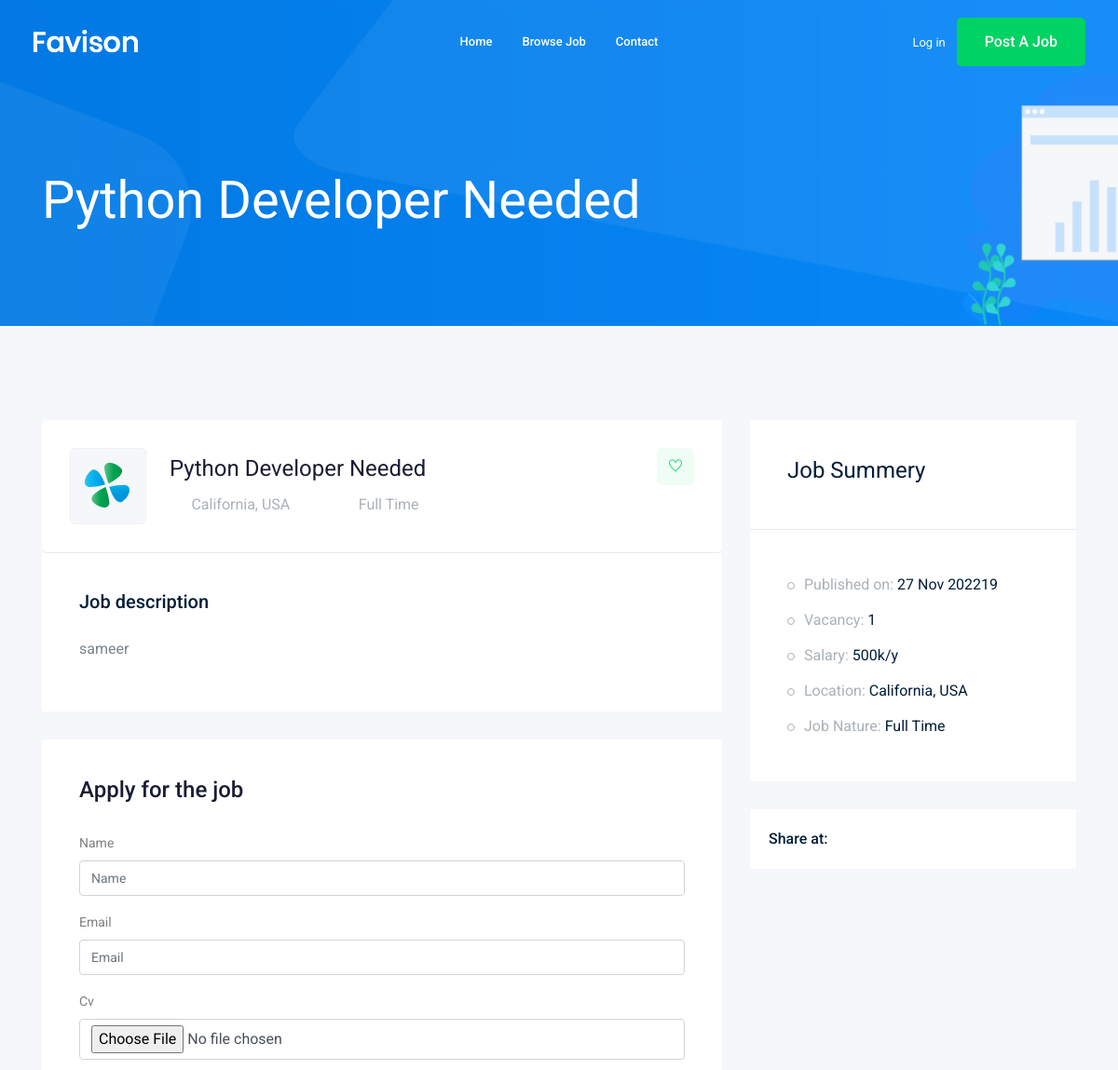
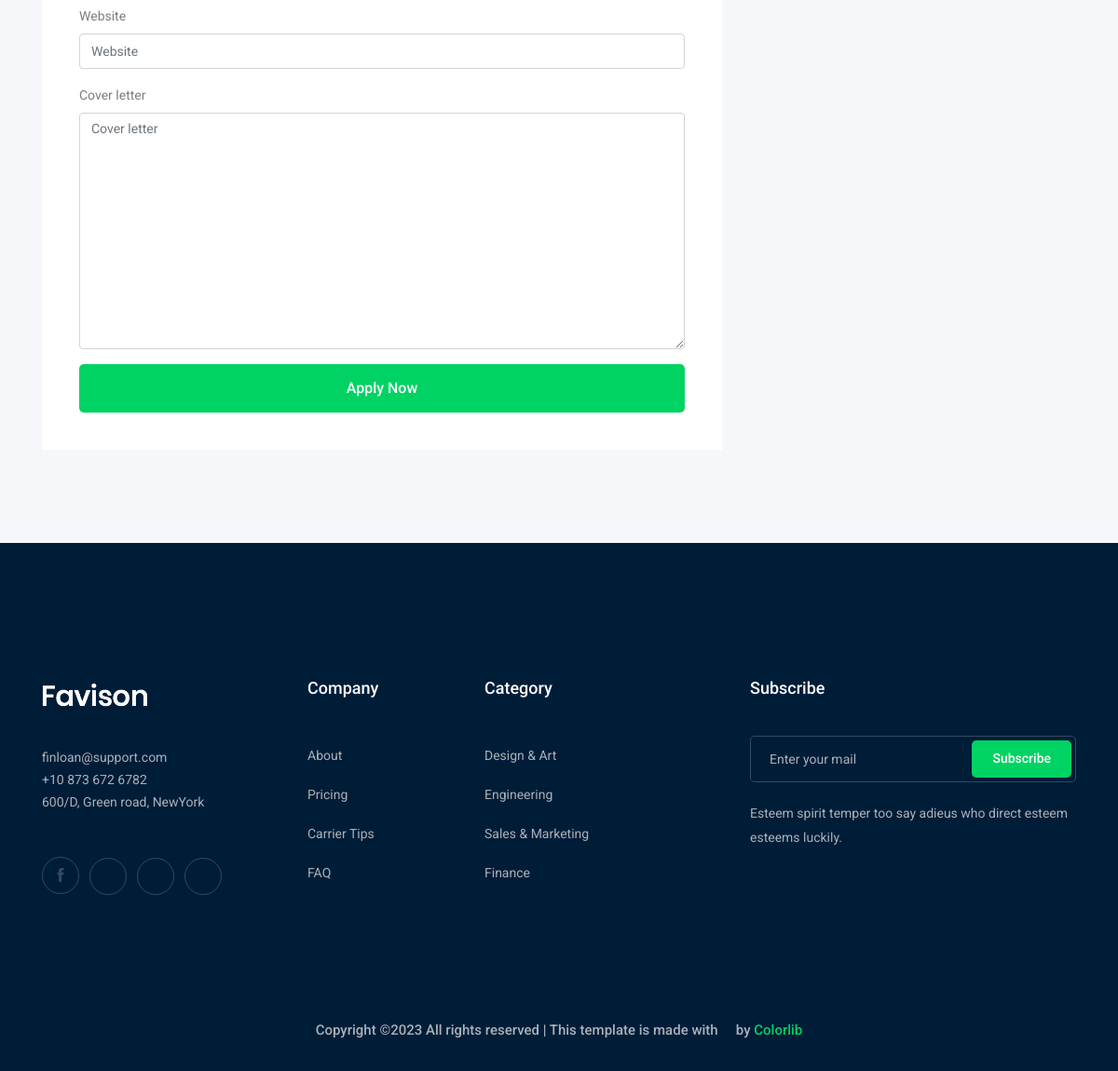
The app's page /jobs/python-developer-needed with its own data (2 pictures, top to bottom).
### job/models.py (models this page shows, shortened)
class job(models.Model):
    owner = models.ForeignKey(User, related_name='job_owner', on_delete=models.CASCADE)
    title = models.CharField(max_length=100)
    job_tybe = models.CharField(max_length=15, choices=JOB_TYBE)
    description = models.TextField(max_length=1000)
    published_at = models.DateTimeField(auto_now=True)
    vacancy = models.IntegerField(default=1)
    salary = models.IntegerField(default=0)
    experince = models.IntegerField(default=1)
    Category = models.ForeignKey('Category', on_delete=models.CASCADE)
    image = models.ImageField(upload_to=image_upload)
    slug = models.SlugField(null=True, blank=True)
    def __str__(self):
        return self.title

### job/views.py (the view)
# urls.py: path('<str:slug>',views.job_detail,name='job_detail'),
def job_detail(request, slug):
    job_detail = job.objects.get(slug=slug)
    if request.method == 'POST':
        form = ApllyForm(request.POST, request.FILES)
        if form.is_valid():
            my_form = form.save(commit=False)
            my_form.job = job_detail
            my_form.save()
    else:
        form = ApllyForm
    context = {'job':job_detail, 'form':form}
    return render(request,'job/job_detail.html', context)

### job/templates/job/job_detail.html (shortened to what this page needs)
{% extends 'base.html' %}
{% load bootstrap4 %}
{%block body%}
    <div class="bradcam_area bradcam_bg_1">
        <div class="container">
            <div class="row">
                <div class="col-xl-12">
                    <div class="bradcam_text">
                        <h3>{{job}}</h3>
                    </div>
                </div>
            </div>
        </div>
    </div>
    <div class="job_details_area">
        <div class="container">
            <div class="row">
                <div class="col-lg-8">
                    <div class="job_details_header">
                        <div class="single_jobs white-bg d-flex justify-content-between">
                            <div class="jobs_left d-flex align-items-center">
                                <div class="thumb">
                                    <img src="img/svg_icon/1.svg" alt="">
                                </div>
                                <div class="jobs_conetent">
                                    <a href="#"><h4>{{job}}</h4></a>
                                    <div class="links_locat d-flex align-items-center">
                                        <div class="location">
                                            <p> <i class="fa fa-map-marker"></i> California, USA</p>
                                        </div>
                                        <div class="location">
                                            <p> <i class="fa fa-clock-o"></i> {{job.job_tybe}}</p>
                                        </div>
                                    </div>
                                </div>
                            </div>
                            <div class="jobs_right">
                                <div class="apply_now">
                                    <a class="heart_mark" href="#"> <i class="ti-heart"></i> </a>
                                </div>
                            </div>
                        </div>
                    </div>
                    <div class="descript_wrap white-bg">
                        <div class="single_wrap">
                            <h4>Job description</h4>
                            <p>{{job.description}}</p>
                        </div>
                    </div>
                    <div class="apply_job_form white-bg">
                        <h4>Apply for the job</h4>
                        <form method="POST", enctype="multipart/form-data">
                            {% bootstrap_form form %}
                            {% buttons %}
                                <button class="boxed-btn3 w-100" type="submit">Apply Now</button>
                            {% endbuttons %}
                        </form>
                    </div>
                </div>
                <div class="col-lg-4">
                    <div class="job_sumary">
                        <div class="summery_header">
                            <h3>Job Summery</h3>
                        </div>
                        <div class="job_content">
                            <ul>
                                <li>Published on: <span>{{job.published_at|date:'d M o'}}19</span></li>
                                <li>Vacancy: <span>{{job.vacancy}}</span></li>
                                <li>Salary: <span>{{job.salary}}k/y</span></li>
                                <li>Location: <span>California, USA</span></li>
                                <li>Job Nature: <span> {{job.job_tybe}}</span></li>
                            </ul>
                        </div>
                    </div>
                    <div class="share_wrap d-flex">
                        <span>Share at:</span>
                        <ul>
                            <li><a href="#"> <i class="fa fa-facebook"></i></a> </li>
                            <li><a href="#"> <i class="fa fa-google-plus"></i></a> </li>
                            <li><a href="#"> <i class="fa fa-twitter"></i></a> </li>
                            <li><a href="#"> <i class="fa fa-envelope"></i></a> </li>
                        </ul>
                    </div>
                    <div class="job_location_wrap">
                        <div class="job_lok_inner">
                            <div id="map" style="height: 200px;"></div>
                          </div>
                    </div>
                </div>
            </div>
        </div>
    </div>
    {%endblock body%}

### records on screen
job: title "Python Developer Needed", job_tybe "Full Time", description "sameer", published_at "27 Nov 2022", vacancy "1", salary "500"
